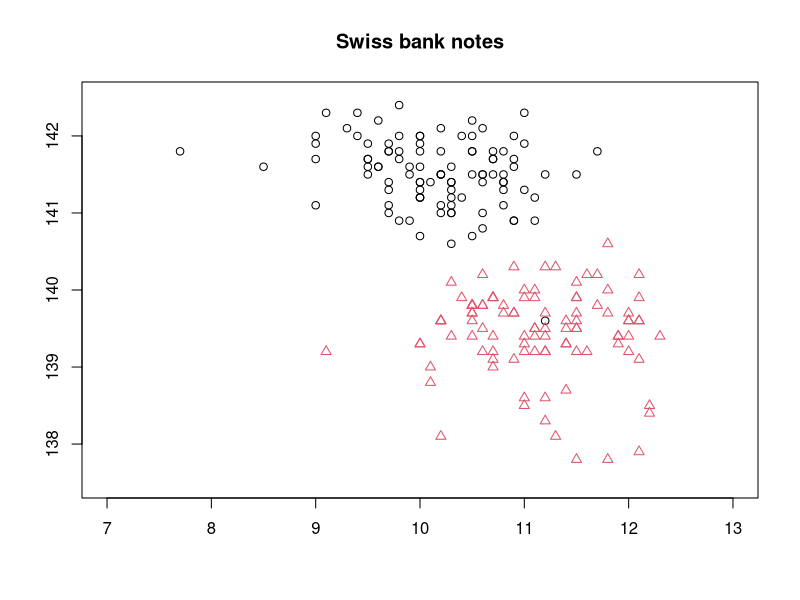

Source code (R):

# clear all variables
rm(list = ls(all = TRUE))
graphics.off()

# load data
x   = read.table("bank2.dat")
x56 = x[, 5:6]
x1  = rep(1, 100)
x2  = rep(2, 100)
xx  = cbind(x56, c(x1, x2))

# plot
plot(xx[, 1], xx[, 2], pch = c(xx[, 3]), col = c(xx[, 3]), frame = TRUE, axes = FALSE, 
    ylab = "", xlab = "", ylim = c(137.5, 142.5), xlim = c(7, 13))
axis(side = 1, at = seq(7, 13, 1), labels = seq(7, 13, 1))
axis(side = 2, at = seq(138, 142, 1), labels = seq(138, 142, 1))
title("Swiss bank notes")
